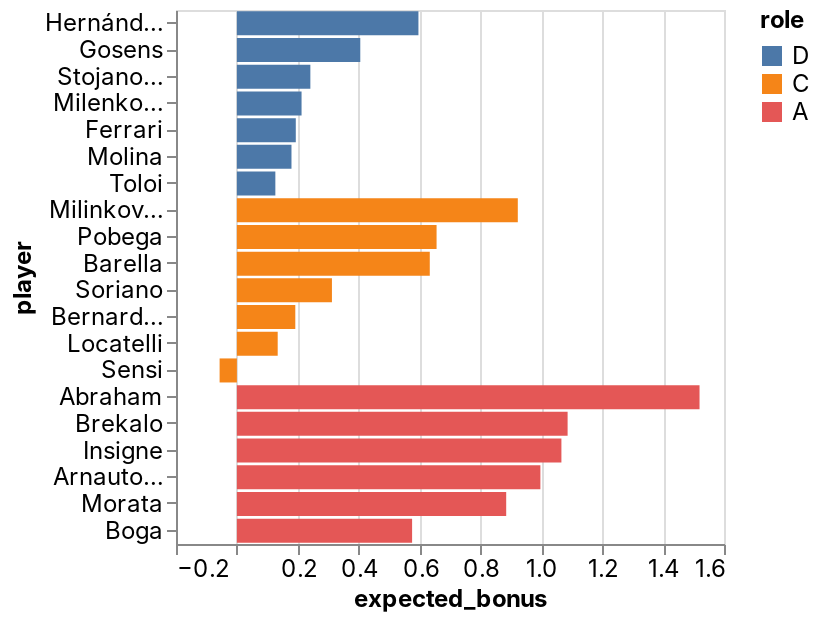

Notebook code for this chart:
### Code cell
_deepnote_run_altair(team, """{"$schema":"https://vega.github.io/schema/vega-lite/v4.json","mark":{"type":"bar","tooltip":{"content":"data"}},"height":220,"autosize":{"type":"fit"},"data":{"name":"placeholder"},"encoding":{"x":{"field":"expected_bonus","type":"quantitative","sort":null,"scale":{"type":"linear","zero":false}},"y":{"field":"player","type":"nominal","sort":null,"scale":{"type":"linear","zero":true}},"color":{"field":"role","type":"nominal","sort":null,"scale":{"type":"linear","zero":false}}}}""")

### Figure 1 — Vega-Lite specification as saved in the notebook (floating-point values rounded to 4 significant figures)
{"config": {"view": {"continuousWidth": 400, "continuousHeight": 300}, "area": {"fill": "#51C0E9"}, "axis": {"labelFont": "Inter, sans-serif", "labelFontSize": 12, "labelFontWeight": "normal", "labelLimit": 60, "labelOverlap": "greedy", "titleFont": "Inter, sans-serif", "titleFontSize": 12, "titleFontWeight": "bold"}, "background": "#ffffff", "legend": {"labelFont": "Inter, sans-serif", "labelFontSize": 12, "titleFont": "Inter, sans-serif", "titleFontSize": 12, "titleFontWeight": "bold"}, "line": {"stroke": "#51C0E9", "strokeWidth": 2}, "rect": {"fill": "#51C0E9"}, "title": {"anchor": "start", "color": "#000000", "font": "Inter, sans-serif", "fontSize": 22, "fontWeight": "normal"}}, "data": {"name": "data-3c373ae0fecc60408f7eafbbd9bbc62d"}, "mark": {"type": "bar", "tooltip": {"content": "data"}}, "autosize": {"type": "fit"}, "encoding": {"color": {"type": "nominal", "field": "role", "scale": {"type": "linear", "zero": false}, "sort": null}, "x": {"type": "quantitative", "field": "expected_bonus", "scale": {"type": "linear", "zero": false}, "sort": null}, "y": {"type": "nominal", "field": "player", "scale": {"type": "linear", "zero": true}, "sort": null}}, "height": 300, "width": "container", "$schema": "https://vega.github.io/schema/vega-lite/v4.json", "datasets": {"data-3c373ae0fecc60408f7eafbbd9bbc62d": [{"fanta_team": "MaiNa Joya_v2.0", "role": "D", "player": "Hernández", "team": "AC Milan", "opponent": "Sampdoria", "date": "2022-02-13T00:00:00", "expected_bonus": 0.5963}, {"fanta_team": "MaiNa Joya_v2.0", "role": "D", "player": "Gosens", "team": "Inter", "opponent": "Napoli", "date": "2022-02-12T00:00:00", "expected_bonus": 0.4053}, {"fanta_team": "MaiNa Joya_v2.0", "role": "D", "player": "Stojanovic", "team": "Empoli", "opponent": "Cagliari", "date": "2022-02-13T00:00:00", "expected_bonus": 0.2413}, {"fanta_team": "MaiNa Joya_v2.0", "role": "D", "player": "Milenkovic", "team": "Fiorentina", "opponent": "Spezia", "date": "2022-02-14T00:00:00", "expected_bonus": 0.2124}, {"fanta_team": "MaiNa Joya_v2.0", "role": "D", "player": "Ferrari", "team": "Sassuolo", "opponent": "Roma", "date": "2022-02-13T00:00:00", "expected_bonus": 0.1935}, {"fanta_team": "MaiNa Joya_v2.0", "role": "D", "player": "Molina", "team": "Udinese", "opponent": "Verona", "date": "2022-02-13T00:00:00", "expected_bonus": 0.1793}, {"fanta_team": "MaiNa Joya_v2.0", "role": "D", "player": "Toloi", "team": "Atalanta", "opponent": "Juventus", "date": "2022-02-13T00:00:00", "expected_bonus": 0.1263}, {"fanta_team": "MaiNa Joya_v2.0", "role": "C", "player": "Milinkovic-Savic", "team": "Lazio", "opponent": "Bologna", "date": "2022-02-12T00:00:00", "expected_bonus": 0.9227}, {"fanta_team": "MaiNa Joya_v2.0", "role": "C", "player": "Pobega", "team": "Torino", "opponent": "Venezia", "date": "2022-02-12T00:00:00", "expected_bonus": 0.6559}, {"fanta_team": "MaiNa Joya_v2.0", "role": "C", "player": "Barella", "team": "Inter", "opponent": "Napoli", "date": "2022-02-12T00:00:00", "expected_bonus": 0.6336}, {"fanta_team": "MaiNa Joya_v2.0", "role": "C", "player": "Soriano", "team": "Bologna", "opponent": "Lazio", "date": "2022-02-12T00:00:00", "expected_bonus": 0.3122}, {"fanta_team": "MaiNa Joya_v2.0", "role": "C", "player": "Bernardeschi", "team": "Juventus", "opponent": "Atalanta", "date": "2022-02-13T00:00:00", "expected_bonus": 0.1919}, {"fanta_team": "MaiNa Joya_v2.0", "role": "C", "player": "Locatelli", "team": "Juventus", "opponent": "Atalanta", "date": "2022-02-13T00:00:00", "expected_bonus": 0.134}, {"fanta_team": "MaiNa Joya_v2.0", "role": "C", "player": "Sensi", "team": "Sampdoria", "opponent": "AC Milan", "date": "2022-02-13T00:00:00", "expected_bonus": -0.05677}, {"fanta_team": "MaiNa Joya_v2.0", "role": "A", "player": "Abraham", "team": "Roma", "opponent": "Sassuolo", "date": "2022-02-13T00:00:00", "expected_bonus": 1.52}, {"fanta_team": "MaiNa Joya_v2.0", "role": "A", "player": "Brekalo", "team": "Torino", "opponent": "Venezia", "date": "2022-02-12T00:00:00", "expected_bonus": 1.086}, {"fanta_team": "MaiNa Joya_v2.0", "role": "A", "player": "Insigne", "team": "Napoli", "opponent": "Inter", "date": "2022-02-12T00:00:00", "expected_bonus": 1.066}, {"fanta_team": "MaiNa Joya_v2.0", "role": "A", "player": "Arnautovic", "team": "Bologna", "opponent": "Lazio", "date": "2022-02-12T00:00:00", "expected_bonus": 0.9969}, {"fanta_team": "MaiNa Joya_v2.0", "role": "A", "player": "Morata", "team": "Juventus", "opponent": "Atalanta", "date": "2022-02-13T00:00:00", "expected_bonus": 0.8846}, {"fanta_team": "MaiNa Joya_v2.0", "role": "A", "player": "Boga", "team": "Atalanta", "opponent": "Juventus", "date": "2022-02-13T00:00:00", "expected_bonus": 0.5755}]}}
